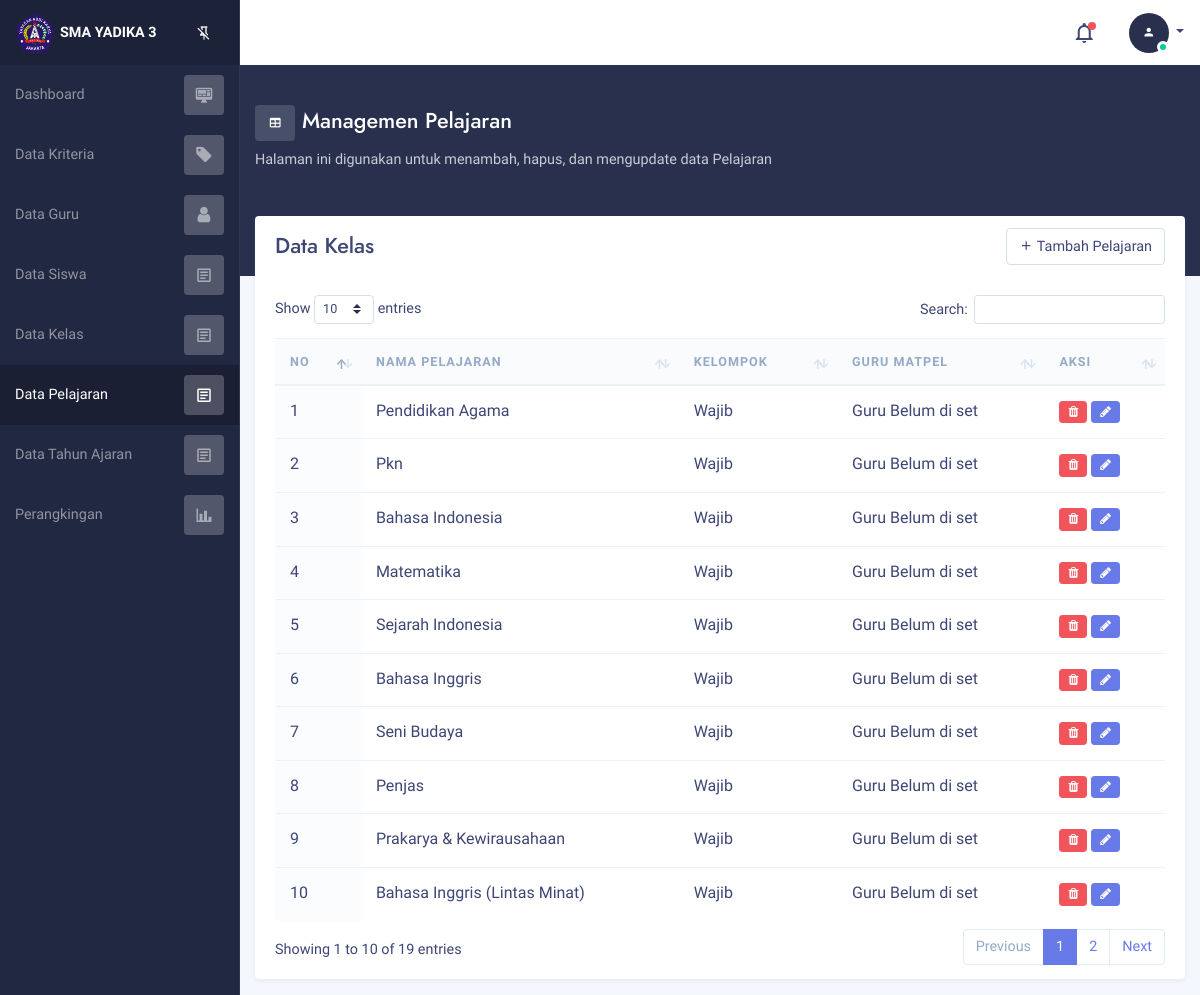
Screenshot of /index.php?p=pelajaran (signed in) with the database file from the repository.
### tables this page shows
CREATE TABLE `tbl_matpel`  (
  `id_matpel` int(11) NOT NULL AUTO_INCREMENT,
  `nama_pelajaran` varchar(100) NOT NULL,
  `kelompok` varchar(20) NOT NULL,
  `id_guru` int(11) NULL DEFAULT NULL,
  PRIMARY KEY (`id_matpel`) USING BTREE
);

### pages/v_pelajaran.php (the view, shortened to what this page needs)
<?php
    $kelas = mysqli_query($db, "SELECT * from tbl_matpel left join tbl_pengguna on tbl_pengguna.id_pengguna=tbl_matpel.id_guru")
?>
<div class="bg-dark">
    <div class="container  m-b-30">
        <div class="row">
            <div class="col-12 text-white p-t-40 p-b-90">
                <h4 class=""> <span class="btn btn-white-translucent">
                        <i class="mdi mdi-table "></i></span> Managemen Pelajaran
                </h4>
                <p class="opacity-75 ">
                    Halaman ini digunakan untuk menambah, hapus, dan mengupdate data Pelajaran
                </p>
            </div>
        </div>
    </div>
</div>
<div class="container  pull-up">
    <div class="row">
        <div class="col-12">
            <div class="card mb-3">
                <div class="card-body">
                    <div class="row m-b-20">
                        <div class="col-md-6 my-auto">
                            <h4 class="m-0">Data Kelas</h4>
                        </div>
                        <div class="col-md-6 text-right my-auto">
                            <div class="btn-group" role="group" aria-label="Basic example">
                                <button type="button" class="btn btn-white shadow-none" data-toggle="modal"
                                    data-target="#modalTambahKelas"><i class="mdi mdi-plus"></i> Tambah Pelajaran
                                </button>
                            </div>
                        </div>
                    </div>
                    <div class="table-responsive p-t-10">
                        <table id="example" class="table" style="width:100%">
                            <thead>
                                <tr>
                                    <th>No</th>
                                    <th>Nama Pelajaran</th>
                                    <th>Kelompok</th>
                                    <th>Guru Matpel</th>
                                    <th>Aksi</th>
                                </tr>
                            </thead>
                            <tbody>
                                <?php $no=1; while($row = mysqli_fetch_array($kelas)) {?>
                                <tr>
                                    <td><?=$no++?></td>
                                    <td><?=$row['nama_pelajaran']?></td>
                                    <td><?=$row['kelompok']?></td>
                                    <td><?=$row['nama']?$row['nama']:'Guru Belum di set'?></td>
                                    <td>
                                        <a href="<?=BASE_URL?>/api/matpel.php?aksi=delete&id=<?=$row['id_matpel']?>" class="btn btn-sm btn-danger" onclick="return confirm('Apakah anda yakin akan menghapus data pelajaran tersebut?');"><i class="fa fa-trash"></i></a>
                                        <a href="<?=BASE_URL?>/index.php?p=update_pelajaran&id=<?=$row['id_matpel']?>" class="btn btn-sm btn-primary"><i class="fa fa-pencil"></i></a>
                                    </td>
                                </tr>
                                <?php }?>
                            </tbody>
                        </table>
                    </div>
                </div>
            </div>
        </div>
    </div>
</div>

### rows the page displays
tbl_matpel: nama_pelajaran "Pendidikan Agama", kelompok "Wajib"
tbl_matpel: nama_pelajaran "Pkn", kelompok "Wajib"
tbl_matpel: nama_pelajaran "Bahasa Indonesia", kelompok "Wajib"
tbl_matpel: nama_pelajaran "Matematika", kelompok "Wajib"
tbl_matpel: nama_pelajaran "Sejarah Indonesia", kelompok "Wajib"
tbl_matpel: nama_pelajaran "Bahasa Inggris", kelompok "Wajib"
tbl_matpel: nama_pelajaran "Seni Budaya", kelompok "Wajib"
tbl_matpel: nama_pelajaran "Penjas", kelompok "Wajib"
tbl_matpel: nama_pelajaran "Prakarya & Kewirausahaan", kelompok "Wajib"
tbl_matpel: nama_pelajaran "Bahasa Inggris (Lintas Minat)", kelompok "Wajib"
